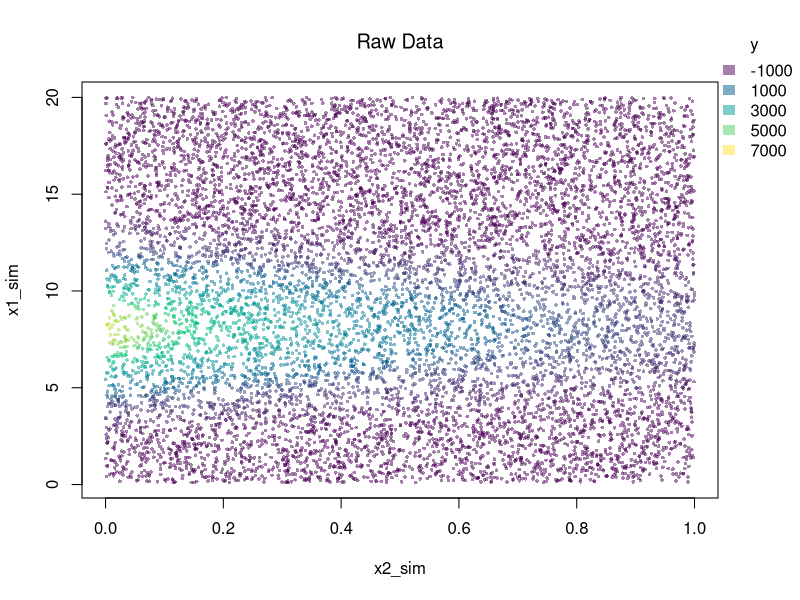
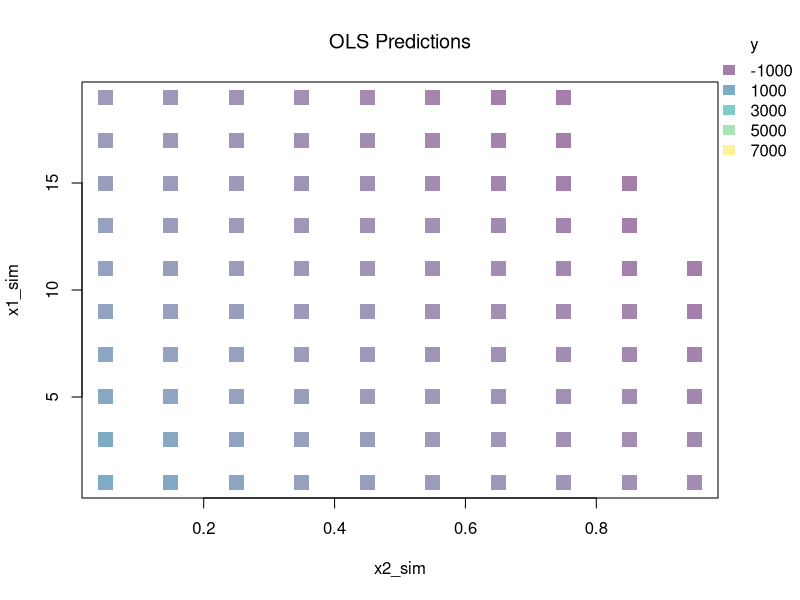
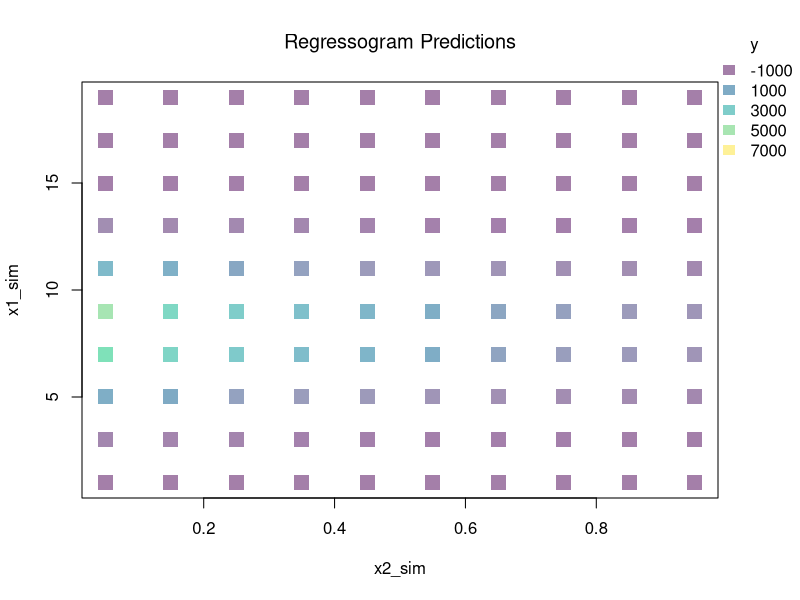
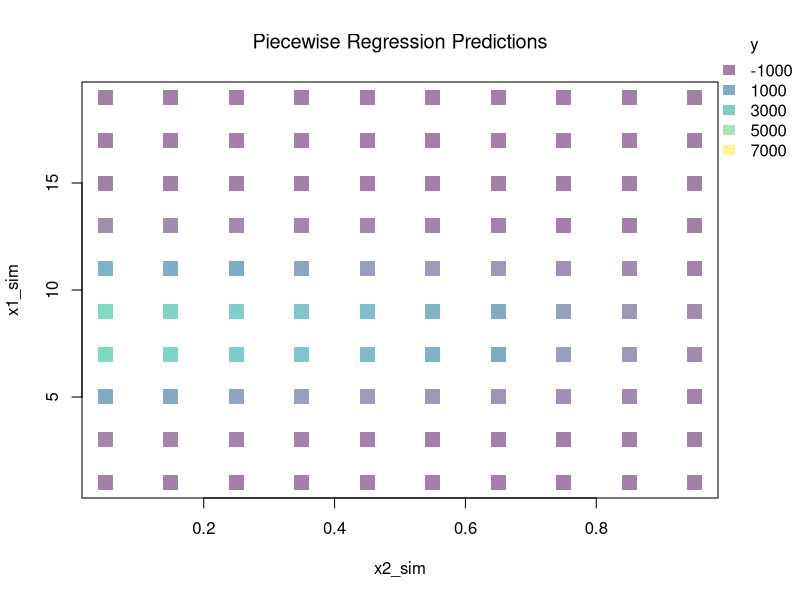

Write the R code that produced these figures, in order. (Note: this script raises an error after producing the figures.)
## ---- chunk 1
# Hidden seed so every render draws the same random numbers
set.seed(1)
## ---- chunk 2
## MAIN EXAMPLE
## Simulate data: y_sim is a nonlinear function of x1_sim and x2_sim plus noise.
N <- 10000
e <- rnorm(N)
x1_sim <- seq(.1, 20, length.out=N)
x2_sim <- runif(N, 0, 1)
y_sim  <- 3*exp(-2*x2_sim + 1.5*x1_sim - .1*x1_sim^2)*x1_sim + e
xy_sim <- data.frame(x1_sim, x2_sim, y_sim)

## Create color palette (reused in later examples)
col_scale <- seq(min(y_sim)*1.1, max(y_sim)*1.1, length.out=401)
ycol_pal <- hcl.colors(length(col_scale), alpha=.5)
names(ycol_pal) <- sort(col_scale)

## Add legend (reused in later examples)
add_legend <- function(col_scale,
    yl=11,
    colfun=function(x){ hcl.colors(x, alpha=.5) },
    ...) {
  opar <- par(fig=c(0, 1, 0, 1), oma=c(0, 0, 0, 0), 
              mar=c(0, 0, 0, 0), new=TRUE)
  on.exit(par(opar))
  bin_mids <- hist(col_scale, plot=FALSE, breaks=yl-1)$mids
  plot(0, 0, type='n', bty='n', xaxt='n', yaxt='n')
  legend(...,
    legend=bin_mids,
    fill=colfun(length(bin_mids)),
    border=NA,
    bty='n')
}


## Plot Data
par(oma=c(0, 0, 0, 2))
plot(x1_sim ~ x2_sim, xy_sim,
    col=ycol_pal[cut(y_sim, col_scale)],
    pch=16, cex=.5,
    main=NA)
title('Raw Data', font.main=1)
add_legend(x='topright', col_scale=col_scale,
    yl=6, inset=c(0, .05), title='y')
## ---- chunk 3
## MAIN EXAMPLE
## OLS (without interaction; the additive baseline)
reg <- lm(y_sim ~ x1_sim+x2_sim, data=xy_sim)

## Grid Points for Prediction
# X1 bins
l1 <- 11
bks1 <- seq(0, 20, length.out=l1)
h1 <- diff(bks1)[1]/2
mids1 <- bks1[-1]-h1
# X2 bins
l2 <- 11
bks2 <- seq(0, 1, length.out=l2)
h2 <- diff(bks2)[1]/2
mids2 <- bks2[-1]-h2
# Grid
pred_x <- expand.grid(x1_sim=mids1, x2_sim=mids2)

## OLS Predictions
y_pred_ols <- predict(reg, newdata=pred_x)
pred_df_ols  <- cbind(y_pred_ols, pred_x)

## Plot Predictions
par(oma=c(0, 0, 0, 2))
plot(x1_sim ~ x2_sim, pred_df_ols,
    col=ycol_pal[cut(y_pred_ols, col_scale)],
    pch=15, cex=2,
    main=NA)
title('OLS Predictions', font.main=1)
add_legend(x='topright', col_scale=col_scale,
    yl=6, inset=c(0, .05), title='y')
## ---- chunk 4
## MAIN EXAMPLE
##################
# Multivariate Regressogram
##################

## Cut each variable into bins, then interact them: each (x1c_sim, x2c_sim) cell
## gets its own mean. With the `*` interaction the model is fully saturated.
xy_sim$x1c_sim <- cut(xy_sim$x1_sim, bks1)
xy_sim$x2c_sim <- cut(xy_sim$x2_sim, bks2)

## Regressogram (interacted bins -> one mean per (x1c_sim, x2c_sim) cell)
reg <- lm(y_sim ~ x1c_sim*x2c_sim, data=xy_sim)

## Predicted Values
## For Points in Middle of Each Bin
pred_df_rgrm <- expand.grid(
    x1c_sim=levels(xy_sim$x1c_sim),
    x2c_sim=levels(xy_sim$x2c_sim))
pred_df_rgrm$y_pred <- predict(reg, newdata=pred_df_rgrm)
pred_df_rgrm <- cbind(pred_df_rgrm, pred_x)

## Plot Predictions
par(oma=c(0, 0, 0, 2))
plot(x1_sim ~ x2_sim, pred_df_rgrm,
    col=ycol_pal[cut(pred_df_rgrm$y_pred, col_scale)],
    pch=15, cex=2,
    main=NA)
title('Regressogram Predictions', font.main=1)
add_legend(x='topright', col_scale=col_scale,
    yl=6, inset=c(0, .05), title='y')
## ---- chunk 5
xy0_hat <- data.frame(
    y_hat  = c(2, 4, 5, 9, 8, 12),
    x1_hat = c('low', 'low', 'low', 'high', 'high', 'high'),
    x2_hat = c('low', 'low', 'high', 'low', 'high', 'high'))

# Regressogram prediction = mean of y_hat within each (x1_hat, x2_hat) cell
aggregate(y_hat ~ x1_hat + x2_hat, data=xy0_hat, FUN=mean)
## ---- chunk 6
## MAIN EXAMPLE
##################
# Multivariate Piecewise Regression
##################

## Bin x1_sim, then fit a linear model of y_sim on (x1_sim, x2_sim) within each bin
xy_sim$x1c_sim <- cut(xy_sim$x1_sim, bks1)
preg <- lm(y_sim ~ x1c_sim/(x1_sim + x2_sim), data=xy_sim)

## Predicted Values
## For the same grid of points used above
pred_df_preg <- pred_x
pred_df_preg$x1c_sim <- cut(pred_df_preg$x1_sim, bks1)
pred_df_preg$y_pred <- predict(preg, newdata=pred_df_preg)

## Plot Predictions
par(oma=c(0, 0, 0, 2))
plot(x1_sim ~ x2_sim, pred_df_preg,
    col=ycol_pal[cut(pred_df_preg$y_pred, col_scale)],
    pch=15, cex=2,
    main=NA)
title('Piecewise Regression Predictions', font.main=1)
add_legend(x='topright', col_scale=col_scale,
    yl=6, inset=c(0, .05), title='y')
## ---- chunk 7
data(Wages1, package='Ecdat')
xy_hat <- Wages1[, c('school', 'wage')]
colnames(xy_hat) <- c('x_hat', 'y_hat') # x_hat=years of schooling, y_hat=hourly wage
reg <- lm(y_hat ~ x_hat, data=xy_hat)

# F-test for a break at school = 12
reg2 <- lm(y_hat ~ x_hat*I(x_hat>12), data=xy_hat)
anova(reg, reg2)

# Chow test for the same break
data_splits <- split(xy_hat, xy_hat$x_hat <= 12)
resids <- sapply(data_splits, function(xy_sub){
    reg_sub <- lm(y_hat ~ x_hat, data=xy_sub)
    sum(resid(reg_sub)^2)
})
Ns <- sapply(data_splits, function(xy_sub){ nrow(xy_sub) })

# Chow F-statistic: does splitting the sample reduce RSS enough?
Rt <- (sum(resid(reg)^2) - sum(resids))/sum(resids)
Rb <- (sum(Ns) - 2*reg$rank)/reg$rank
Ft <- Rt*Rb
pf(Ft, reg$rank, sum(Ns)-2*reg$rank, lower.tail=FALSE)
# The p-value is about 5e-06, which is evidence of a break at 12 years.
# Twelve years is the end of secondary school.

# See also
# strucchange::sctest(y_hat ~ x_hat, data=xy_hat, type='Chow', point=.5)
# segmented::segmented(reg)
## ---- chunk 8
## MAIN EXAMPLE
## 5-fold cross-validation for the number of x1_sim bins
n_folds <- 5
fold_id <- sample(rep(1:n_folds, length.out=nrow(xy_sim)))
bin_counts <- c(2, 6, 10, 14, 18, 22)

## Noisier copy of the data, so that too many bins overfit
xy_cv_sim <- xy_sim
xy_cv_sim$y_sim <- xy_sim$y_sim + rnorm(nrow(xy_sim), sd=2500)
# The noise in y_sim alone is tiny compared to its curvature.
# Without more, the error would keep falling across all these bin counts.

cv_mse <- sapply(bin_counts, function(L){
    bks <- seq(0, 20, length.out=L+1)
    fold_mse <- sapply(seq(n_folds), function(k){
        xy_train_sim <- xy_cv_sim[fold_id != k, ]
        xy_test_sim  <- xy_cv_sim[fold_id == k, ]
        xy_train_sim$x1c_sim <- cut(xy_train_sim$x1_sim, bks)
        xy_test_sim$x1c_sim  <- cut(xy_test_sim$x1_sim, bks)
        reg_k <- lm(y_sim ~ x1c_sim/(x1_sim + x2_sim), data=xy_train_sim)
        y_pred_k <- predict(reg_k, newdata=xy_test_sim)
        mean((xy_test_sim$y_sim - y_pred_k)^2, na.rm=TRUE)
    })
    mean(fold_mse)
})

## Plot CV error against model complexity
plot(bin_counts, cv_mse, type='o', pch=16,
    xlab='Number of x1 bins', ylab='5-fold CV mean squared error',
    main=NA)
L_star <- bin_counts[which.min(cv_mse)]
abline(v=L_star, col=rgb(1, 0, 0, .8), lwd=2)
title(paste0('CV-optimal: ', L_star, ' bins'), font.main=1)
# The error is smallest at 10 bins, between too few and too many.
## ---- chunk 9
## MAIN EXAMPLE
##################
# Method 1: finite-difference gradients from the regressogram
##################

## Arrange the regressogram predictions into an x1_sim-by-x2_sim grid
grid_y_pred <- matrix(pred_df_rgrm$y_pred,
    nrow=length(mids1), ncol=length(mids2))

## Centered finite difference at each interior x1_sim bin edge, with d equal to the bin width
## The points x1 - d/2 and x1 + d/2 are the midpoints of the two adjacent bins
d1 <- diff(bks1)[1]
grad_x1 <- apply(grid_y_pred, 2, diff)/d1
x1_edges <- mids1[-1] - d1/2

## Summarize the gradient distribution
par(mfrow=c(1, 2))
hist(grad_x1, breaks=20, border=NA, freq=FALSE,
    main=NA, xlab=expression(hat(b)[1](x)))
title('Distribution of x1-gradients', font.main=1)
plot(rep(x1_edges, ncol(grad_x1)), grad_x1,
    pch=16, col=grey(0, .5),
    xlab=expression(x[1]), ylab=expression(hat(b)[1](x)),
    main=NA)
title('Gradient vs x1', font.main=1)
## ---- chunk 10
## MAIN EXAMPLE
##################
# Method 2: slope coefficients from the piecewise regression
##################

## The within-bin slope on x1_sim is itself a gradient estimate
coef_preg <- coef(preg)
slope_x1 <- coef_preg[grep(':x1_sim$', names(coef_preg))]

## Mean and standard deviation of the x1_sim-gradient
c(mean=mean(slope_x1, na.rm=TRUE), sd=sd(slope_x1, na.rm=TRUE))
